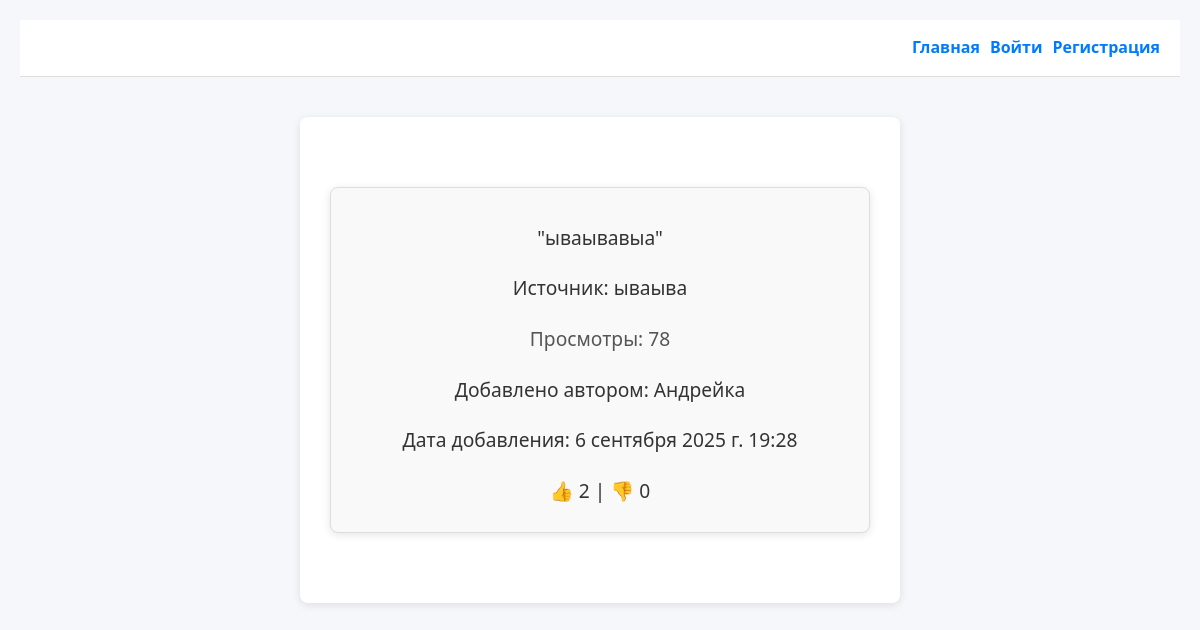
The app's page /, older data.
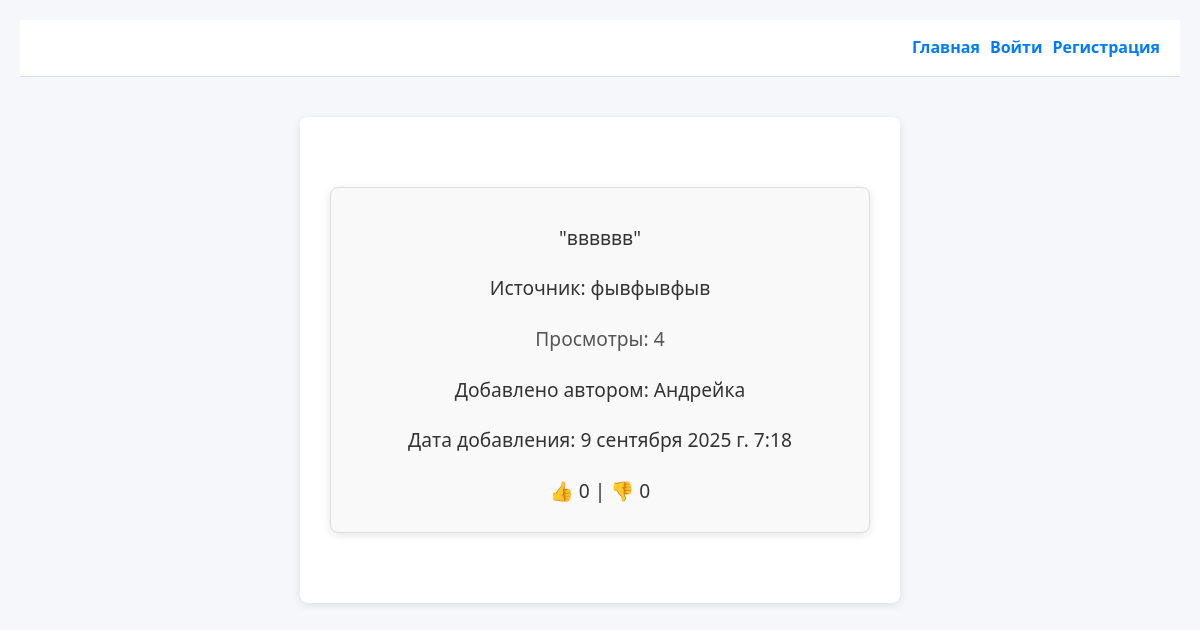
The same page, newer data.
### app_quote/models.py (models this page shows, shortened)
class Quote(models.Model):
    source = models.CharField(max_length=100)
    text = models.TextField()
    weight = models.PositiveIntegerField(default=1, verbose_name='Вес')
    author = models.ForeignKey(
        User, on_delete=models.CASCADE, verbose_name='Автор'
    )
    created_at = models.DateTimeField(auto_now_add=True)
    class Meta:
        constraints = [
            models.UniqueConstraint(
                fields=['text'],
                name='unique_text',
                violation_error_message="Цитата уже существует для этого источника"
            ),
            models.CheckConstraint(
                check=~models.Q(source=''),
                name='non_empty_source',
                violation_error_message="Источник не может быть пустым"
            ),
        ]
    def like_count(self):
        return self.votes.filter(is_like=True).count()
    def dislike_count(self):
        return self.votes.filter(is_like=False).count()

### app_quote/views.py (the view, shortened to what this page needs)
# urls.py: path('', home, name='home'),
def home(request):
    quotes = list(Quote.objects.all())
    if not quotes:
        return render(request, 'home.html', {
            'quote': None,
            'view_count': 0,
            'no_quotes_message': "Еще нет цитат.",
        })
    weights = [q.weight for q in quotes]
    selected_quote = random.choices(quotes, weights=weights, k=1)[0]
    view_counter, created = ViewCounter.objects.get_or_create(
        quote=selected_quote)
    view_counter.count += 1
    view_counter.save()
    context = {
        'quote': selected_quote,
        'view_count': view_counter.count,
        'author': selected_quote.author.username,
        'create_at': selected_quote.created_at,
        'user_vote': None,
        'has_voted': False,
    }
    context.update({
        'like_count': selected_quote.like_count(),
        'dislike_count': selected_quote.dislike_count(),
    })
    return render(request, 'home.html', context)

### app_quote/templates/home.html (shortened to what this page needs)
{% extends "base.html" %}
{% block content %}
  <div class="quote-card">
    {% if no_quotes_message %}
      <p>{{ no_quotes_message }}</p>
    {% else %}
      <p>"{{ quote.text }}"</p>
      <p>Источник: {{ quote.source }}</p>
      <p class="views">Просмотры: {{ view_count }}</p>
      <p class="author">Добавлено автором: {{ author }}</p>
      <p class="time">Дата добавления: {{ create_at }}</p>
      <p>
        👍 <span id="like-count">{{ like_count }}</span> |
        👎 <span id="dislike-count">{{ dislike_count }}</span>
      </p>
    {% endif %}
  </div>
{% endblock %}

### app_quote/templates/base.html (shortened to what this page needs)
<!DOCTYPE html>
<html lang="ru">
<head>
    {% load static %}
    <link rel="stylesheet" href="{% static 'main.css' %}">
</head>
<body>
    <header>
        <div class="header-right">
            {% if user.is_authenticated %}
                <form action="{% url 'logout' %}" method="post" style="display: inline;">
                    {% csrf_token %}
                    <button type="submit" style="background: none; border: none; color: #007bff; cursor: pointer;">Выйти</button>
                </form>
            {% else %}
                <a href="{% url 'home' %}">Главная</a>
                <a href="{% url 'login' %}">Войти</a>
                <a href="{% url 'register' %}">Регистрация</a>
            {% endif %}
        </div>
    </header>
    <main>
        {% block content %}{% endblock %}
    </main>
</body>
</html>

### app_quote/static/main.css (style rules this page uses)
* { box-sizing: border-box; margin: 0; padding: 0; }
body { font-family: 'Segoe UI', Tahoma, Geneva, Verdana, sans-serif; background-color: #f5f7fa; color: #333; line-height: 1.6; padding: 20px; }
header { background-color: #ffffff; padding: 15px 20px; border-bottom: 1px solid #ddd; display: flex; justify-content: space-between; align-items: center; flex-wrap: wrap; }
.header-left, .header-right, .header-center { display: flex; align-items: center; }
.header-right { margin-left: 10px; grid-row: auto; }
header a { text-decoration: none; color: #007bff; font-weight: bold; margin-left: 10px; }
main { max-width: 600px; margin: 40px auto; background: #fff; padding: 30px; border-radius: 8px; box-shadow: 0 2px 8px rgba(0, 0, 0, 0.1); }
p { margin-top: 20px; }
a { color: #007bff; text-decoration: none; }
.quote-card { max-width: 600px; margin: 40px auto; background: #fff; padding: 30px; border-radius: 8px; box-shadow: 0 2px 8px rgba(0, 0, 0, 0.1); text-align: center; }
.quote-card p { font-size: 1.2rem; margin-bottom: 10px; }
.views { color: #555; margin-bottom: 20px; }
.quote-card { border: 1px solid #ddd; padding: 15px; border-radius: 8px; background-color: #f9f9f9; }

Row changes from the older to the newer data that the page shows:
removed Quote: text "ываывавыа", source "ываыва", created_at "6 сентября 2025 г. 19:28"
added Quote: text "вввввв", source "фывфывфыв", created_at "9 сентября 2025 г. 7:18"
Text that changed along with them:
{{ view_count }}: "78" → "4"
{{ like_count }}: "2" → "0"
